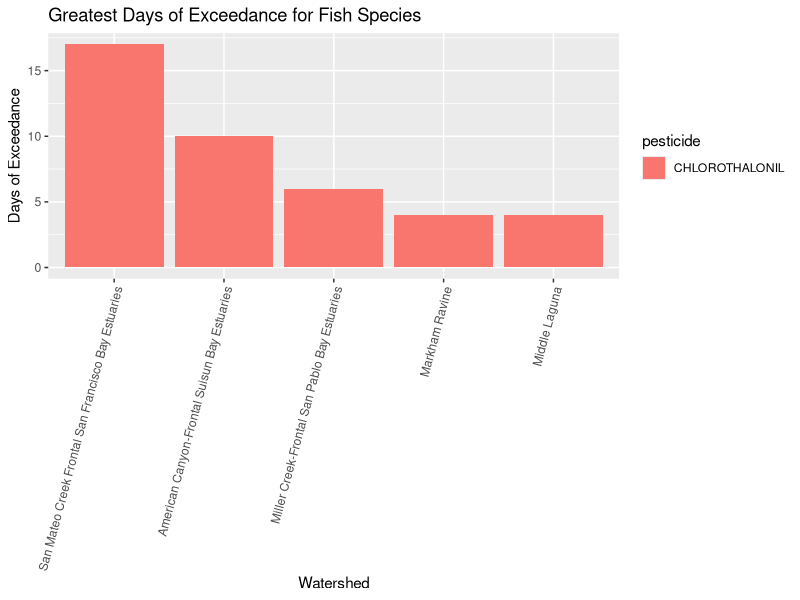
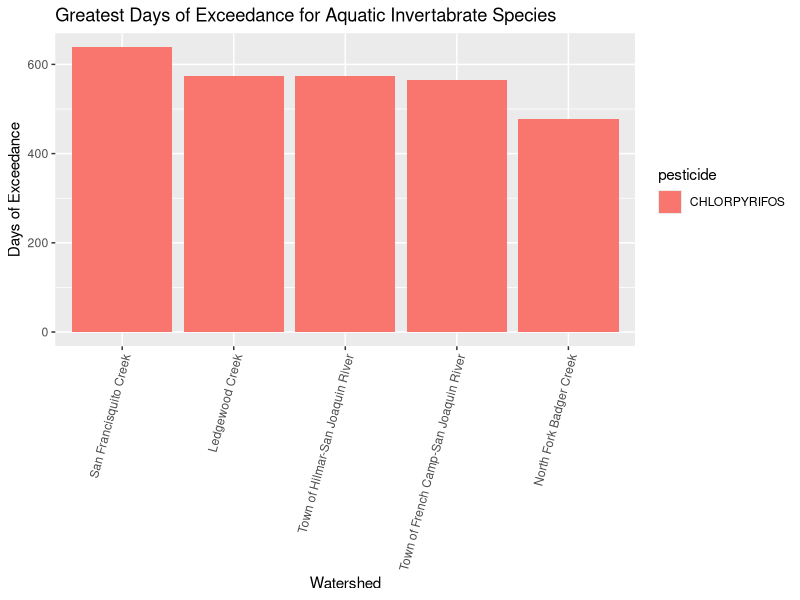
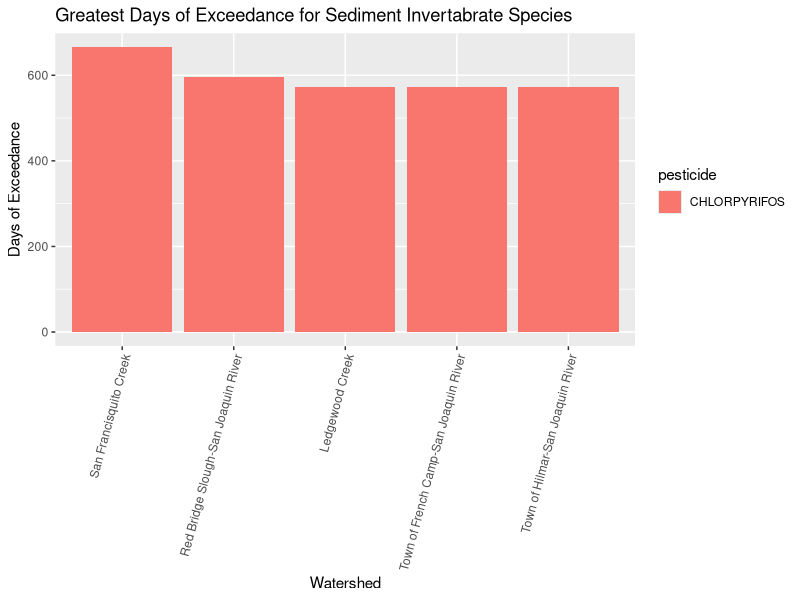
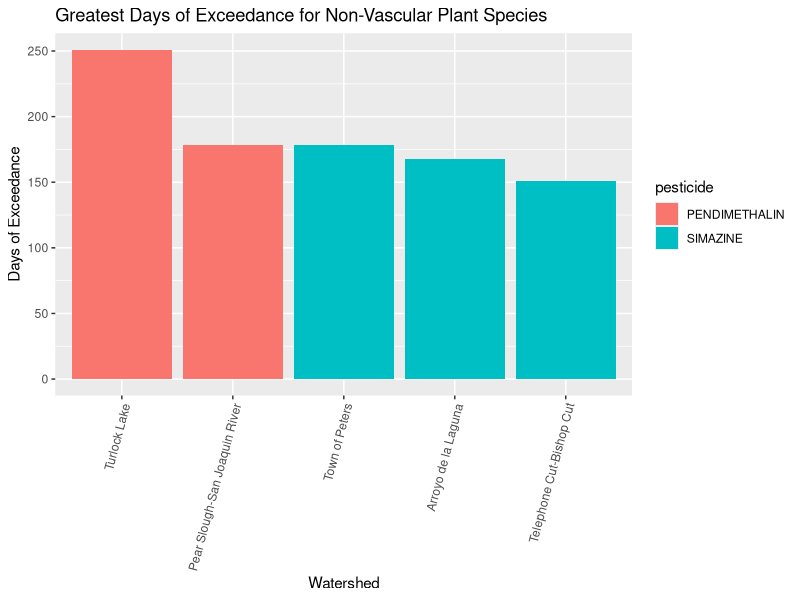
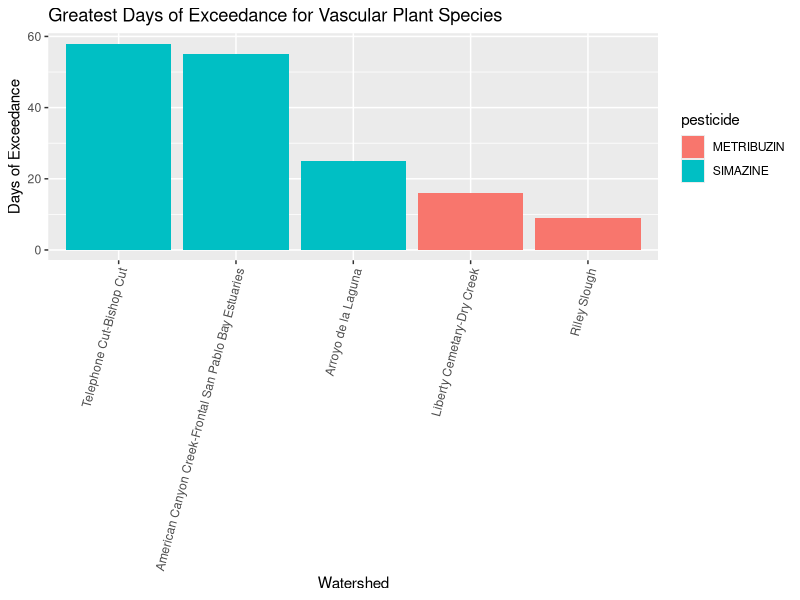
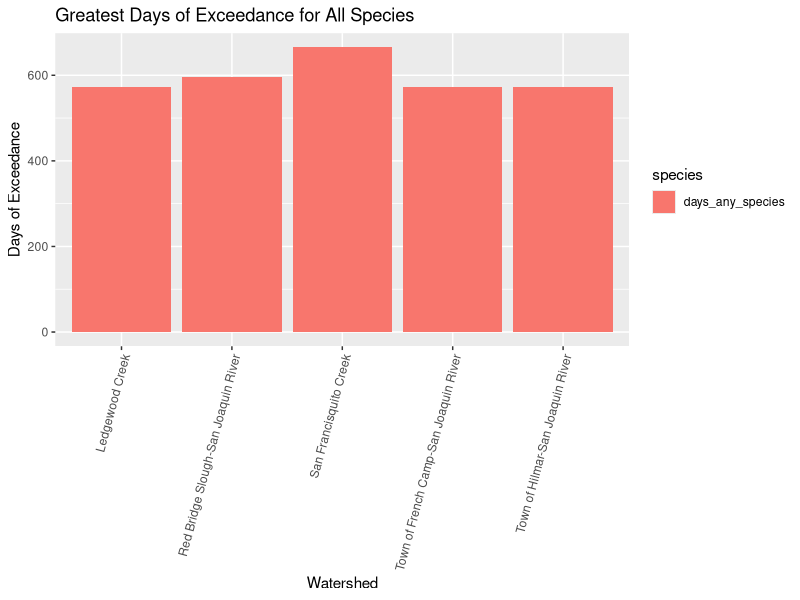

Generate these figures, in order, with R:
## ---- chunk 1
knitr::opts_chunk$set(echo = FALSE, include=FALSE, warning = FALSE, message = FALSE)

library(here)
library(tidyverse)
library(ggplot2)
library(ggpubr)
library(patchwork)
library(kableExtra)
library(dplyr)
## ---- chunk 2
days_exceed <- read_csv(here("Tab3_Days_ExceedHealthBenchmarks.csv"))

summary(days_exceed)

### By species 
### Days invert sed = max 381
### Days invertebrate water = max 250
### Days plant non-vascular = max 190 


### Days any species = max 381 (going to be from days invert sed
unique(days_exceed$huc)


#### Creating a pivot longer df instead 
exceed_longer <- days_exceed %>% 
  pivot_longer(cols = days_fish:days_any_species, names_to = "species", values_to = "days") 

## ---- chunk 3
fish <- exceed_longer %>% 
  select(huc, species, pesticide, days) %>% 
  filter(species == "days_fish") %>% 
  slice_max(days, n = 5) %>% # keeping the largest values of the counts by lake 
  arrange(-days) # arranges selected choices from greatest to least 
  

## Plot it 
ggplot(data = fish, aes(y = days, x = huc, fill = pesticide)) +
  scale_x_discrete(limits = fish$huc) +
  geom_col() +
  labs(y = 'Days of Exceedance', x = "Watershed",
       title = "Greatest Days of Exceedance for Fish Species") +
  theme(axis.text.x = element_text(angle =75, hjust = 1))
## ---- chunk 4
invert_water <- exceed_longer %>% 
  select(species, pesticide, huc, days) %>% 
  filter(species == "days_invertebrate_water") %>% 
  slice_max(days, n = 5) %>% # keeping the largest values of the counts by lake
  arrange(-days) # arranges selected choices from greatest to least


## Plot it 
ggplot(data = invert_water, aes(y = days, x = huc, fill = pesticide)) +
  scale_x_discrete(limits = invert_water$huc) +
  geom_col() +
  labs(y = 'Days of Exceedance', x = "Watershed",
       title = "Greatest Days of Exceedance for Aquatic Invertabrate Species") +
  theme(axis.text.x = element_text(angle =75, hjust = 1))
## ---- chunk 5
invert_sed <- exceed_longer %>% 
  select(species, pesticide, huc, days) %>% 
  filter(species == "days_invertebrate_sed") %>% 
  slice_max(days, n = 5) %>% # keeping the largest values of the counts by lake
  arrange(-days) # arranges selected choices from greatest to least


## Plot it 
ggplot(data = invert_sed, aes(y = days, x = huc, fill = pesticide)) +
  scale_x_discrete(limits = invert_sed$huc) +
  geom_col() +
  labs(y = 'Days of Exceedance', x = "Watershed",
       title = "Greatest Days of Exceedance for Sediment Invertabrate Species") +
  theme(axis.text.x = element_text(angle =75, hjust = 1))
## ---- chunk 6
non_vasc_plant <- exceed_longer %>% 
  select(species, pesticide, huc, days) %>% 
  filter(species == "days_plant_nonvascular") %>% 
  slice_max(days, n = 5) %>% # keeping the largest values of the counts by lake
  arrange(-days) # arranges selected choices from greatest to least


## Plot it 
ggplot(data = non_vasc_plant, aes(y = days, x = huc, fill = pesticide)) +
  scale_x_discrete(limits = non_vasc_plant$huc) +
  geom_col() +
  labs(y = 'Days of Exceedance', x = "Watershed",
       title = "Greatest Days of Exceedance for Non-Vascular Plant Species") +
  theme(axis.text.x = element_text(angle =75, hjust = 1))
## ---- chunk 7
vasc_plant <- exceed_longer %>% 
  select(species, pesticide, huc, days) %>% 
  filter(species == "days_plant_vascular") %>% 
  slice_max(days, n = 5) %>% # keeping the largest values of the counts by lake
  arrange(-days) # arranges selected choices from greatest to least


## Plot it 
ggplot(data = vasc_plant, aes(y = days, x = huc, fill = pesticide)) +
  scale_x_discrete(limits = vasc_plant$huc) +
  geom_col() +
  labs(y = 'Days of Exceedance', x = "Watershed",
       title = "Greatest Days of Exceedance for Vascular Plant Species") +
  theme(axis.text.x = element_text(angle =75, hjust = 1))
## ---- chunk 8
all_species <- exceed_longer %>% 
  select(species, pesticide, huc, days) %>% 
  filter(species == "days_any_species") %>% 
  slice_max(days, n = 5) %>% # keeping the largest values of the counts by lake
  arrange(-days) # arranges selected choices from greatest to least


## Plot it 
ggplot(data = all_species, aes(y = days, x = huc, fill = species)) +
  geom_col() +
  labs(y = 'Days of Exceedance', x = "Watershed",
       title = "Greatest Days of Exceedance for All Species") +
  theme(axis.text.x = element_text(angle =75, hjust = 1))
## ---- chunk 9
## Create a new dataframe where we can pull data from 
## Only want data that contains info from all species & has greater values than 0 


watershed_data <- exceed_longer %>% 
      select(species, pesticide, huc, days) %>% 
  filter(days > 0, species != "days_any_species")
